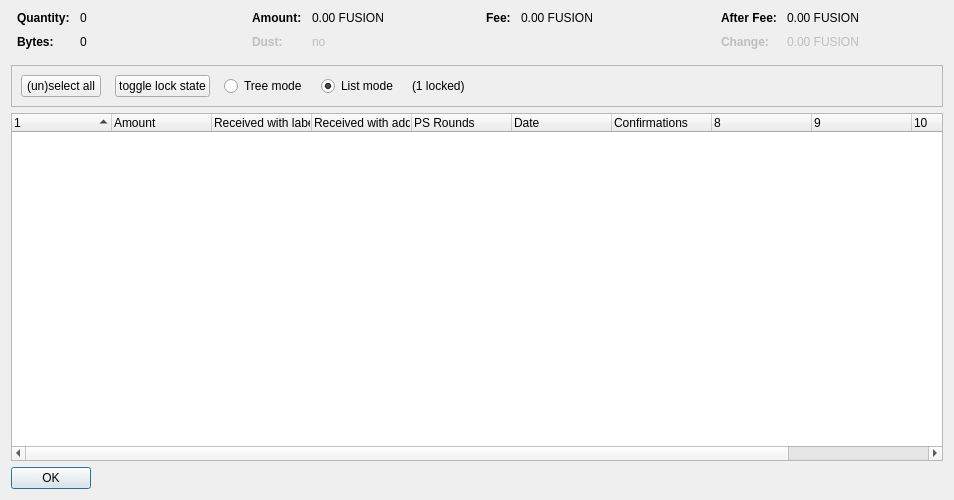
<?xml version="1.0" encoding="UTF-8"?>
<ui version="4.0">
 <class>CoinControlDialog</class>
 <widget class="QDialog" name="CoinControlDialog">
  <property name="geometry">
   <rect>
    <x>0</x>
    <y>0</y>
    <width>954</width>
    <height>500</height>
   </rect>
  </property>
  <property name="windowTitle">
   <string>Coin Selection</string>
  </property>
  <layout class="QVBoxLayout" name="verticalLayout">
   <item>
    <layout class="QHBoxLayout" name="horizontalLayoutTop" stretch="0,0,0,0">
     <property name="topMargin">
      <number>0</number>
     </property>
     <property name="bottomMargin">
      <number>10</number>
     </property>
     <item>
      <layout class="QFormLayout" name="formLayoutCoinControl1">
       <property name="horizontalSpacing">
        <number>10</number>
       </property>
       <property name="verticalSpacing">
        <number>10</number>
       </property>
       <property name="leftMargin">
        <number>6</number>
       </property>
       <property name="rightMargin">
        <number>6</number>
       </property>
       <item row="0" column="0">
        <widget class="QLabel" name="labelCoinControlQuantityText">
         <property name="font">
          <font>
           <weight>75</weight>
           <bold>true</bold>
          </font>
         </property>
         <property name="text">
          <string>Quantity:</string>
         </property>
        </widget>
       </item>
       <item row="0" column="1">
        <widget class="QLabel" name="labelCoinControlQuantity">
         <property name="cursor">
          <cursorShape>IBeamCursor</cursorShape>
         </property>
         <property name="contextMenuPolicy">
          <enum>Qt::ActionsContextMenu</enum>
         </property>
         <property name="text">
          <string notr="true">0</string>
         </property>
         <property name="textInteractionFlags">
          <set>Qt::LinksAccessibleByMouse|Qt::TextSelectableByKeyboard|Qt::TextSelectableByMouse</set>
         </property>
        </widget>
       </item>
       <item row="1" column="0">
        <widget class="QLabel" name="labelCoinControlBytesText">
         <property name="font">
          <font>
           <weight>75</weight>
           <bold>true</bold>
          </font>
         </property>
         <property name="text">
          <string>Bytes:</string>
         </property>
        </widget>
       </item>
       <item row="1" column="1">
        <widget class="QLabel" name="labelCoinControlBytes">
         <property name="cursor">
          <cursorShape>IBeamCursor</cursorShape>
         </property>
         <property name="contextMenuPolicy">
          <enum>Qt::ActionsContextMenu</enum>
         </property>
         <property name="text">
          <string notr="true">0</string>
         </property>
         <property name="textInteractionFlags">
          <set>Qt::LinksAccessibleByMouse|Qt::TextSelectableByKeyboard|Qt::TextSelectableByMouse</set>
         </property>
        </widget>
       </item>
      </layout>
     </item>
     <item>
      <layout class="QFormLayout" name="formLayoutCoinControl2">
       <property name="horizontalSpacing">
        <number>10</number>
       </property>
       <property name="verticalSpacing">
        <number>10</number>
       </property>
       <property name="leftMargin">
        <number>6</number>
       </property>
       <property name="rightMargin">
        <number>6</number>
       </property>
       <item row="0" column="0">
        <widget class="QLabel" name="labelCoinControlAmountText">
         <property name="font">
          <font>
           <weight>75</weight>
           <bold>true</bold>
          </font>
         </property>
         <property name="text">
          <string>Amount:</string>
         </property>
        </widget>
       </item>
       <item row="0" column="1">
        <widget class="QLabel" name="labelCoinControlAmount">
         <property name="cursor">
          <cursorShape>IBeamCursor</cursorShape>
         </property>
         <property name="contextMenuPolicy">
          <enum>Qt::ActionsContextMenu</enum>
         </property>
         <property name="text">
          <string notr="true">0.00 FUSION</string>
         </property>
         <property name="textInteractionFlags">
          <set>Qt::LinksAccessibleByMouse|Qt::TextSelectableByKeyboard|Qt::TextSelectableByMouse</set>
         </property>
        </widget>
       </item>
       <item row="1" column="0">
        <widget class="QLabel" name="labelCoinControlLowOutputText">
         <property name="enabled">
          <bool>false</bool>
         </property>
         <property name="font">
          <font>
           <weight>75</weight>
           <bold>true</bold>
          </font>
         </property>
         <property name="text">
          <string>Dust:</string>
         </property>
        </widget>
       </item>
       <item row="1" column="1">
        <widget class="QLabel" name="labelCoinControlLowOutput">
         <property name="enabled">
          <bool>false</bool>
         </property>
         <property name="cursor">
          <cursorShape>IBeamCursor</cursorShape>
         </property>
         <property name="contextMenuPolicy">
          <enum>Qt::ActionsContextMenu</enum>
         </property>
         <property name="text">
          <string notr="true">no</string>
         </property>
         <property name="textInteractionFlags">
          <set>Qt::LinksAccessibleByMouse|Qt::TextSelectableByKeyboard|Qt::TextSelectableByMouse</set>
         </property>
        </widget>
       </item>
      </layout>
     </item>
     <item>
      <layout class="QFormLayout" name="formLayoutCoinControl3">
       <property name="horizontalSpacing">
        <number>10</number>
       </property>
       <property name="verticalSpacing">
        <number>10</number>
       </property>
       <property name="leftMargin">
        <number>6</number>
       </property>
       <property name="rightMargin">
        <number>6</number>
       </property>
       <item row="0" column="0">
        <widget class="QLabel" name="labelCoinControlFeeText">
         <property name="font">
          <font>
           <weight>75</weight>
           <bold>true</bold>
          </font>
         </property>
         <property name="text">
          <string>Fee:</string>
         </property>
        </widget>
       </item>
       <item row="0" column="1">
        <widget class="QLabel" name="labelCoinControlFee">
         <property name="cursor">
          <cursorShape>IBeamCursor</cursorShape>
         </property>
         <property name="contextMenuPolicy">
          <enum>Qt::ActionsContextMenu</enum>
         </property>
         <property name="text">
          <string notr="true">0.00 FUSION</string>
         </property>
         <property name="textInteractionFlags">
          <set>Qt::LinksAccessibleByMouse|Qt::TextSelectableByKeyboard|Qt::TextSelectableByMouse</set>
         </property>
        </widget>
       </item>
      </layout>
     </item>
     <item>
      <layout class="QFormLayout" name="formLayoutCoinControl4">
       <property name="horizontalSpacing">
        <number>10</number>
       </property>
       <property name="verticalSpacing">
        <number>10</number>
       </property>
       <property name="leftMargin">
        <number>6</number>
       </property>
       <property name="rightMargin">
        <number>6</number>
       </property>
       <item row="0" column="0">
        <widget class="QLabel" name="labelCoinControlAfterFeeText">
         <property name="font">
          <font>
           <weight>75</weight>
           <bold>true</bold>
          </font>
         </property>
         <property name="text">
          <string>After Fee:</string>
         </property>
        </widget>
       </item>
       <item row="0" column="1">
        <widget class="QLabel" name="labelCoinControlAfterFee">
         <property name="cursor">
          <cursorShape>IBeamCursor</cursorShape>
         </property>
         <property name="contextMenuPolicy">
          <enum>Qt::ActionsContextMenu</enum>
         </property>
         <property name="text">
          <string notr="true">0.00 FUSION</string>
         </property>
         <property name="textInteractionFlags">
          <set>Qt::LinksAccessibleByMouse|Qt::TextSelectableByKeyboard|Qt::TextSelectableByMouse</set>
         </property>
        </widget>
       </item>
       <item row="1" column="0">
        <widget class="QLabel" name="labelCoinControlChangeText">
         <property name="enabled">
          <bool>false</bool>
         </property>
         <property name="font">
          <font>
           <weight>75</weight>
           <bold>true</bold>
          </font>
         </property>
         <property name="text">
          <string>Change:</string>
         </property>
        </widget>
       </item>
       <item row="1" column="1">
        <widget class="QLabel" name="labelCoinControlChange">
         <property name="enabled">
          <bool>false</bool>
         </property>
         <property name="cursor">
          <cursorShape>IBeamCursor</cursorShape>
         </property>
         <property name="contextMenuPolicy">
          <enum>Qt::ActionsContextMenu</enum>
         </property>
         <property name="text">
          <string notr="true">0.00 FUSION</string>
         </property>
         <property name="textInteractionFlags">
          <set>Qt::LinksAccessibleByMouse|Qt::TextSelectableByKeyboard|Qt::TextSelectableByMouse</set>
         </property>
        </widget>
       </item>
      </layout>
     </item>
    </layout>
   </item>
   <item>
    <widget class="QFrame" name="frame">
     <property name="minimumSize">
      <size>
       <width>0</width>
       <height>40</height>
      </size>
     </property>
     <property name="frameShape">
      <enum>QFrame::StyledPanel</enum>
     </property>
     <property name="frameShadow">
      <enum>QFrame::Sunken</enum>
     </property>
     <layout class="QHBoxLayout" name="horizontalLayout">
      <item>
       <layout class="QHBoxLayout" name="horizontalLayoutPanel" stretch="0,0,0,0,0,0">
        <property name="spacing">
         <number>14</number>
        </property>
        <item>
         <widget class="QPushButton" name="pushButtonSelectAll">
          <property name="sizePolicy">
           <sizepolicy hsizetype="Maximum" vsizetype="Fixed">
            <horstretch>0</horstretch>
            <verstretch>0</verstretch>
           </sizepolicy>
          </property>
          <property name="text">
           <string>(un)select all</string>
          </property>
          <property name="autoDefault">
           <bool>false</bool>
          </property>
         </widget>
        </item>
        <item>
         <widget class="QPushButton" name="pushButtonToggleLock">
          <property name="sizePolicy">
           <sizepolicy hsizetype="Maximum" vsizetype="Fixed">
            <horstretch>0</horstretch>
            <verstretch>0</verstretch>
           </sizepolicy>
          </property>
          <property name="text">
           <string>toggle lock state</string>
          </property>
          <property name="autoDefault">
           <bool>false</bool>
          </property>
         </widget>
        </item>
        <item>
         <widget class="QRadioButton" name="radioTreeMode">
          <property name="sizePolicy">
           <sizepolicy hsizetype="Maximum" vsizetype="Fixed">
            <horstretch>0</horstretch>
            <verstretch>0</verstretch>
           </sizepolicy>
          </property>
          <property name="text">
           <string>Tree mode</string>
          </property>
         </widget>
        </item>
        <item>
         <widget class="QRadioButton" name="radioListMode">
          <property name="sizePolicy">
           <sizepolicy hsizetype="Maximum" vsizetype="Fixed">
            <horstretch>0</horstretch>
            <verstretch>0</verstretch>
           </sizepolicy>
          </property>
          <property name="text">
           <string>List mode</string>
          </property>
          <property name="checked">
           <bool>true</bool>
          </property>
         </widget>
        </item>
        <item>
         <widget class="QLabel" name="labelLocked">
          <property name="text">
           <string>(1 locked)</string>
          </property>
         </widget>
        </item>
        <item>
         <spacer name="horizontalSpacer">
          <property name="orientation">
           <enum>Qt::Horizontal</enum>
          </property>
          <property name="sizeHint" stdset="0">
           <size>
            <width>40</width>
            <height>20</height>
           </size>
          </property>
         </spacer>
        </item>
       </layout>
      </item>
     </layout>
    </widget>
   </item>
   <item>
    <widget class="CoinControlTreeWidget" name="treeWidget">
     <property name="contextMenuPolicy">
      <enum>Qt::CustomContextMenu</enum>
     </property>
     <property name="sortingEnabled">
      <bool>false</bool>
     </property>
     <property name="columnCount">
      <number>11</number>
     </property>
     <attribute name="headerShowSortIndicator" stdset="0">
      <bool>true</bool>
     </attribute>
     <attribute name="headerStretchLastSection">
      <bool>false</bool>
     </attribute>
     <column>
      <property name="text">
       <string/>
      </property>
     </column>
     <column>
      <property name="text">
       <string>Amount</string>
      </property>
     </column>
     <column>
      <property name="text">
       <string>Received with label</string>
      </property>
     </column>
     <column>
      <property name="text">
       <string>Received with address</string>
      </property>
     </column>
     <column>
      <property name="text">
       <string>PS Rounds</string>
      </property>
     </column>
     <column>
      <property name="text">
       <string>Date</string>
      </property>
     </column>
     <column>
      <property name="text">
       <string>Confirmations</string>
      </property>
      <property name="toolTip">
       <string>Confirmed</string>
      </property>
     </column>
     <column>
      <property name="text">
       <string/>
      </property>
     </column>
     <column>
      <property name="text">
       <string/>
      </property>
     </column>
     <column>
      <property name="text">
       <string/>
      </property>
     </column>
     <column>
      <property name="text">
       <string/>
      </property>
     </column>
    </widget>
   </item>
   <item>
    <widget class="QDialogButtonBox" name="buttonBox">
     <property name="sizePolicy">
      <sizepolicy hsizetype="Maximum" vsizetype="Fixed">
       <horstretch>0</horstretch>
       <verstretch>0</verstretch>
      </sizepolicy>
     </property>
     <property name="orientation">
      <enum>Qt::Horizontal</enum>
     </property>
     <property name="standardButtons">
      <set>QDialogButtonBox::Ok</set>
     </property>
    </widget>
   </item>
  </layout>
 </widget>
 <customwidgets>
  <customwidget>
   <class>CoinControlTreeWidget</class>
   <extends>QTreeWidget</extends>
   <header>coincontroltreewidget.h</header>
  </customwidget>
 </customwidgets>
 <resources/>
 <connections/>
</ui>
